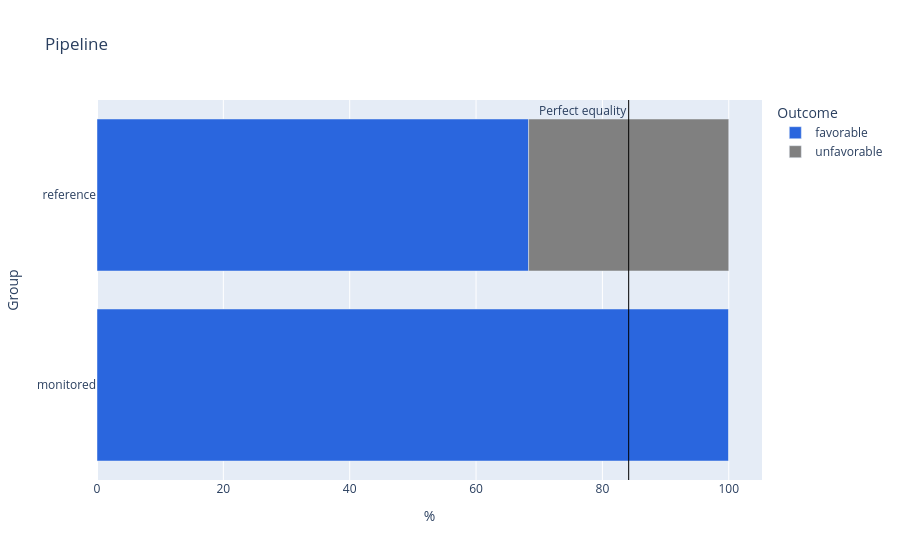
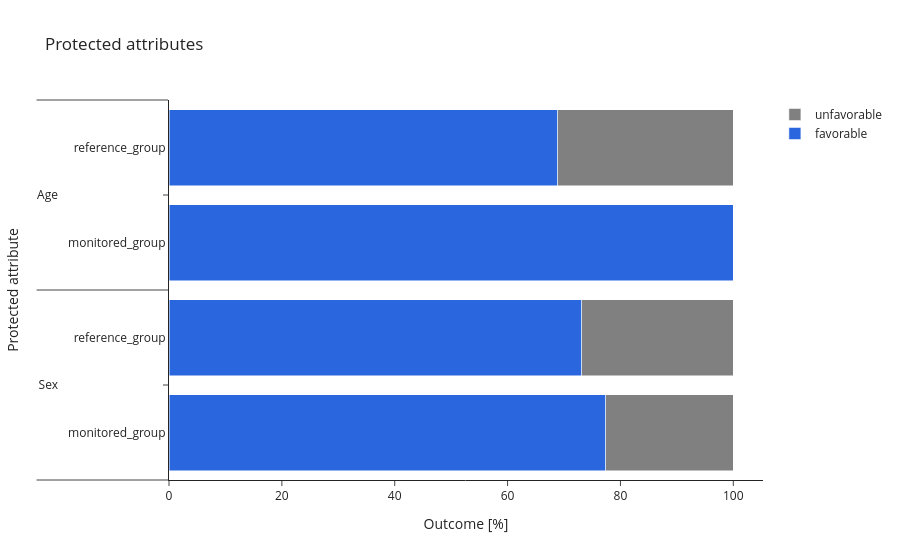

Write notebook code for charts like these, in order.
### Markdown cell above
You can analize favorable outcome distributions using `visualize` method from `utils` module.

### Code cell
from ibm_watsonx_ai.utils.autoai.fairness import visualize

visualize(run_details, pipeline_name)

### Figure 1 — Plotly figure (JSON) as saved in the notebook; plotly's stock layout.template omitted (floating-point values rounded to 4 significant figures)
{"data": [{"hovertemplate": "Outcome=favorable<br>%=%{x}<br>Group=%{y}<extra></extra>", "legendgroup": "favorable", "marker": {"color": "#2A66DE", "pattern": {"shape": ""}}, "name": "favorable", "orientation": "h", "showlegend": true, "textposition": "auto", "type": "bar", "x": [100.0, 68.32], "xaxis": "x", "y": ["monitored", "reference"], "yaxis": "y"}, {"hovertemplate": "Outcome=unfavorable<br>%=%{x}<br>Group=%{y}<extra></extra>", "legendgroup": "unfavorable", "marker": {"color": "gray", "pattern": {"shape": ""}}, "name": "unfavorable", "orientation": "h", "showlegend": true, "textposition": "auto", "type": "bar", "x": [0.0, 31.68], "xaxis": "x", "y": ["monitored", "reference"], "yaxis": "y"}], "layout": {"annotations": [{"showarrow": false, "text": "Perfect equality", "x": 84.16, "xanchor": "right", "xref": "x", "y": 1, "yanchor": "top", "yref": "y domain"}], "barmode": "relative", "legend": {"title": {"text": "Outcome"}, "tracegroupgap": 0}, "shapes": [{"line": {"color": "black", "width": 1}, "type": "line", "x0": 84.16, "x1": 84.16, "xref": "x", "y0": 0, "y1": 1, "yref": "y domain"}], "title": {"text": "Pipeline"}, "xaxis": {"anchor": "y", "domain": [0, 1], "title": {"text": "%"}}, "yaxis": {"anchor": "x", "domain": [0, 1], "title": {"text": "Group"}}}}

### Figure 2 — Plotly figure (JSON) as saved in the notebook; plotly's stock layout.template omitted (floating-point values rounded to 4 significant figures)
{"data": [{"marker": {"color": "#2A66DE"}, "name": "favorable", "orientation": "h", "type": "bar", "x": [77.37, 100.0, 73.14, 68.89], "y": [["Sex", "Age", "Sex", "Age"], ["monitored_group", "monitored_group", "reference_group", "reference_group"]]}, {"marker": {"color": "gray"}, "name": "unfavorable", "orientation": "h", "type": "bar", "x": [22.63, 0.0, 26.86, 31.11], "y": [["Sex", "Age", "Sex", "Age"], ["monitored_group", "monitored_group", "reference_group", "reference_group"]]}], "layout": {"barmode": "stack", "title": {"text": "Protected attributes"}, "xaxis": {"title": {"text": "Outcome [%]"}}, "yaxis": {"title": {"text": "Protected attribute"}}}}
